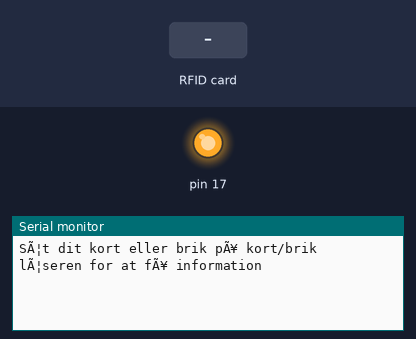
A sketch run on a simulated Arduino Leonardo, built with avr-gcc and run on an emulated ATmega32U4. Parts: output pins drawn as LEDs (lit = HIGH), the last lines printed to the serial monitor. Inputs (shaded band) come from the test bench. USB keyboard and mouse output is not drawn.

Above: at 1.2 s.
1.3 s: RFID card 49 9E AE D5 held to the reader
At 2.5 s:
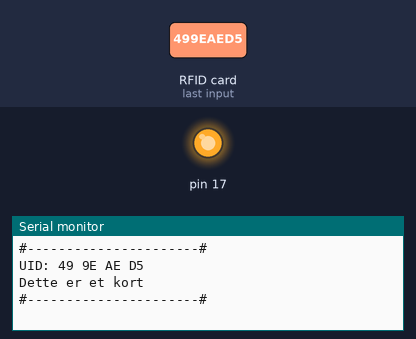
2.8 s: RFID card A4 04 75 2E held to the reader
At 3.3 s:
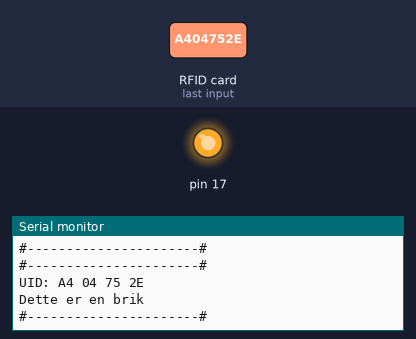
4.3 s: RFID card 5E 7A 19 C4 held to the reader
At 5.0 s:
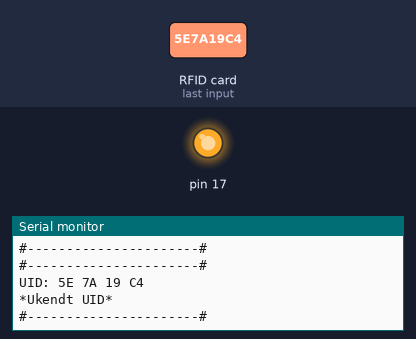

Measured:
- after the input at 1.3 s, the serial monitor: prints a new line at once (image 1)
- after the input at 2.8 s, the serial monitor: prints a new line at once (image 2)
- after the input at 4.3 s, the serial monitor: prints a new line at once (image 3)

The sketch:

RFID-L_ser.ino
```cpp
constexpr uint8_t RST_PIN = 9;     // Configurable, see typical pin layout above
constexpr uint8_t SS_PIN = 10;     // Configurable, see typical pin layout above
#include <SPI.h>
#include <MFRC522.h>
#include <Keyboard.h>
MFRC522 mfrc522(SS_PIN, RST_PIN);  // Create MFRC522 instance.
MFRC522::MIFARE_Key key;
String content = "";

//TTTTTT


void setup() {
  Serial.begin(9600);  // Initialize serial communications with the PC
  while (!Serial);     // Do nothing if no serial port is opened (added for Arduinos based on ATMEGA32U4)
  SPI.begin();         // Init SPI bus
  mfrc522.PCD_Init();  // Init MFRC522 card
  Keyboard.begin();
  Serial.println(F("SÃ¦t dit kort eller brik pÃ¥ kort/brik lÃ¦seren for at fÃ¥ information"));

  // Prepare key - all keys are set to FFFFFFFFFFFFh at chip delivery from the factory.
  for (byte i = 0; i < 6; i++) {
    key.keyByte[i] = 0xFF;
  }


}


void loop() {
  content = "";
  // Look for new cards, and select one if present
  if ( ! mfrc522.PICC_IsNewCardPresent() || ! mfrc522.PICC_ReadCardSerial() ) {
    delay(50);
    return;
  }

  // Now a card is selected. The UID and SAK is in mfrc522.uid.

  // Dump UID
  Serial.println("#----------------------#");
  Serial.print(F("UID:"));
  for (byte i = 0; i < mfrc522.uid.size; i++) {
    Serial.print(mfrc522.uid.uidByte[i] < 0x10 ? " 0" : " ");
    Serial.print(mfrc522.uid.uidByte[i], HEX);
    content.concat(String(mfrc522.uid.uidByte[i] < 0x10 ? " 0" : " "));
    content.concat(String(mfrc522.uid.uidByte[i], HEX));

  }
  Serial.println();

  content.toUpperCase();

  if (content.substring(1) == "49 9E AE D5") //change here the UID of the card/cards that you want to give access
  {
    Serial.println("Dette er et kort");

  }

  else if (content.substring(1) == "A4 04 75 2E") //change here the UID of the card/cards that you want to give access
  {
    Serial.println("Dette er en brik");

  }

  else {
    Serial.println("*Ukendt UID*");

  }

  Serial.print("#----------------------#");
  Serial.println();

  Keyboard.println(content.substring(1));


  delay(1000);
}
```
